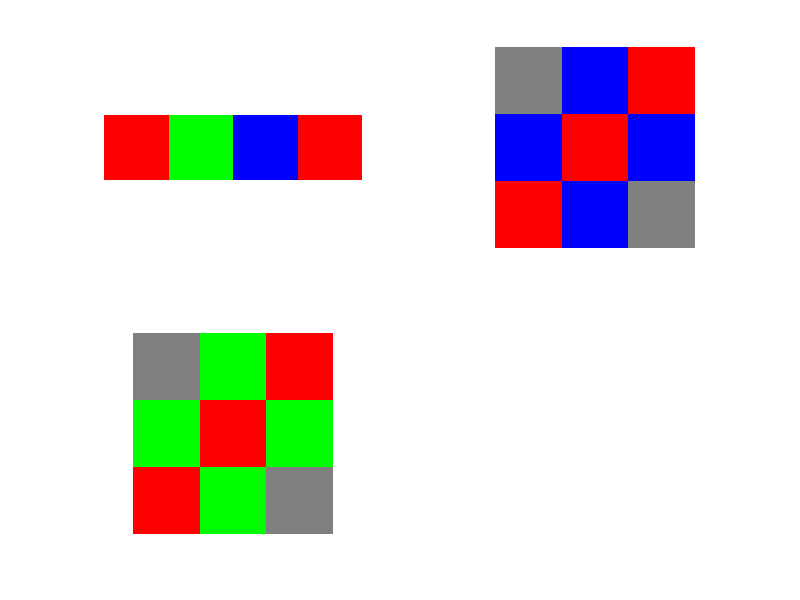

MATLAB code to generate this figure:
R = [1 0 0 1] ;
G = [0 1 0 0] ;
B = [0 0 1 0] ;
Gris = [0.5 0.5 0.5 0] ;

i = cat(3,R,G,B);


subplot(2,2,1);
imshow(i)
subplot(2,2,2);
%{
Red = zeros(3);
Green = zeros(3);
Blue = zeros(3);
for i=1:3 
    for j=1:3
        if (((mod(i,2)==0)||(mod(j,2)==0))&&(i~=j))
            Blue(i,j)=1;
        end
    end 
end
myImage = Red ;
myImage(:,:,2) = Green ;
myImage(:,:,3) = Blue ;
imshow(myImage);
%}
I1 = [0.5 0.5 0.5;0 0 1;1 0 0];
I2 = [0.5 0.5 0.5;0 1 0;1 0 0];
mat2 = [1 2 3;2 3 2;3 2 1 ];
imshow(mat2,I1)
subplot(2,2,3);
imshow(mat2,I2)



